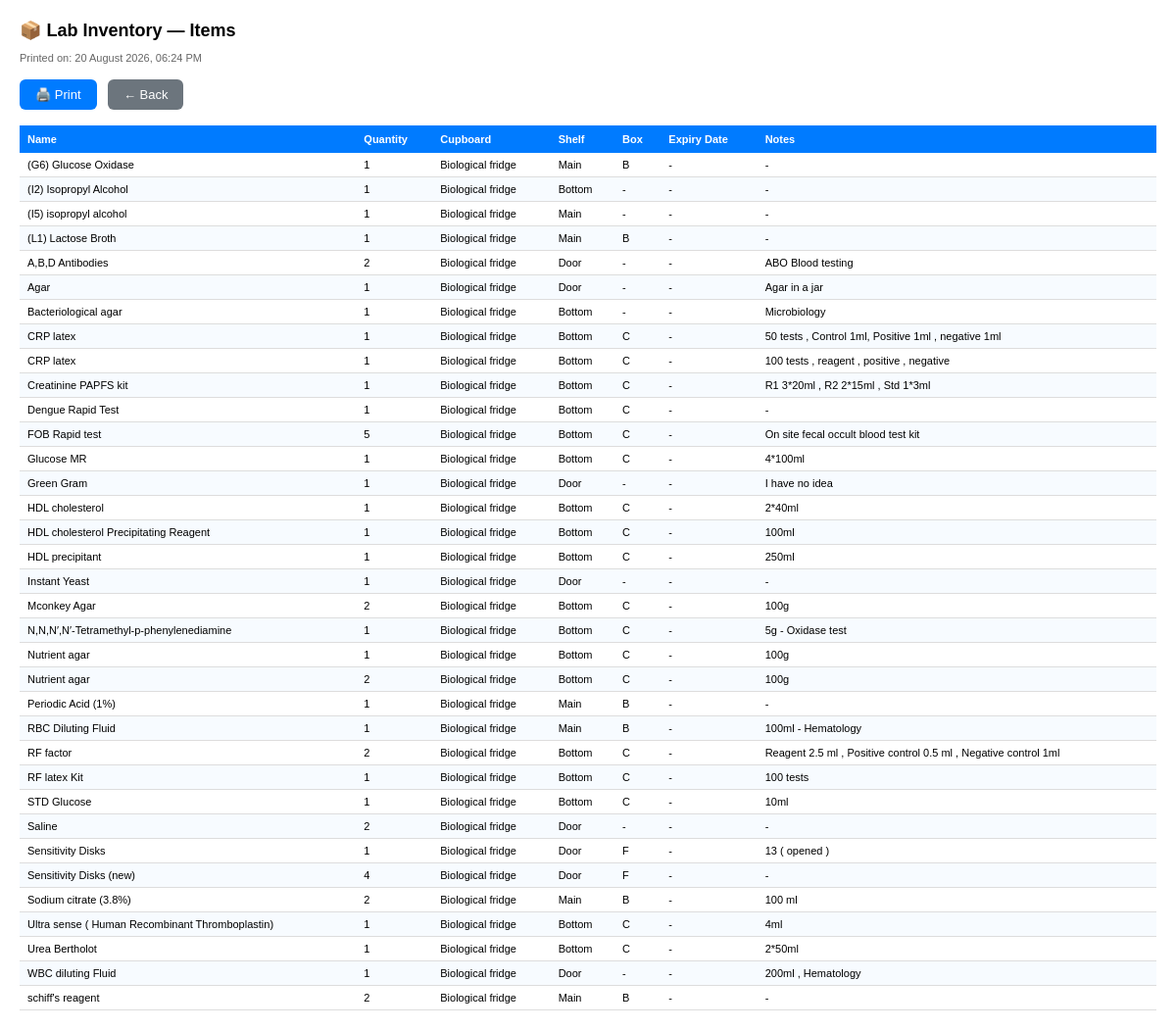
The app's page /print/items?q=&cupboard=Biological+fridge (signed in) with its own data.
### app.py (models this page shows, shortened)
class Item(db.Model):
    id = db.Column(db.Integer, primary_key=True)
    name = db.Column(db.String(100), nullable=False)
    quantity = db.Column(db.Integer, nullable=False)
    cupboard = db.Column(db.String(50), nullable=False)
    shelf = db.Column(db.String(50))
    box = db.Column(db.String(50))
    expiry_date = db.Column(db.String(20))
    notes = db.Column(db.String(200))

### app.py (the view, shortened to what this page needs)
@app.route('/print/items')
@login_required
def print_items():
    if not current_user.is_staff():
        return redirect(url_for('home'))
    search_term = request.args.get('q', '').strip()
    cupboard_filter = request.args.get('cupboard', '').strip()
    query = Item.query
    if cupboard_filter:
        query = query.filter(Item.cupboard == cupboard_filter)
    items = query.order_by(Item.cupboard.asc(), Item.name.asc()).all()
    now = datetime.now().strftime('%d %B %Y, %I:%M %p')
    return render_template('print_items.html', items=items, now=now,
                           search=search_term, cupboard=cupboard_filter)

### app.py (called while the page is built)
@login_manager.user_loader
def load_user(user_id):
    return User.query.get(int(user_id))

@app.context_processor
def inject_counts():
    try:
        item_count = Item.query.count()
        chem_count = Chemical.query.count()
    except:
        item_count = 0
        chem_count = 0
    return dict(item_count=item_count, chem_count=chem_count)

    def is_staff(self):
        return self.role in ['admin', 'staff']

### templates/print_items.html (shortened to what this page needs)
<!DOCTYPE html>
<html>
<head>
</head>
<body>
    <h1>📦 Lab Inventory — Items</h1>
    <p>Printed on: {{ now }}</p>
    <button class="print-btn" onclick="window.print()">🖨️ Print</button>
    <a class="back-btn" href="{{ url_for('index') }}">← Back</a>
    <table>
        <thead>
            <tr>
                <th>Name</th>
                <th>Quantity</th>
                <th>Cupboard</th>
                <th>Shelf</th>
                <th>Box</th>
                <th>Expiry Date</th>
                <th>Notes</th>
            </tr>
        </thead>
        <tbody>
            {% for item in items %}
            <tr>
                <td>{{ item.name }}</td>
                <td>{{ item.quantity }}</td>
                <td>{{ item.cupboard }}</td>
                <td>{{ item.shelf or '-' }}</td>
                <td>{{ item.box or '-' }}</td>
                <td>{{ item.expiry_date or '-' }}</td>
                <td>{{ item.notes or '-' }}</td>
            </tr>
            {% endfor %}
        </tbody>
    </table>
</body>
</html>

### templates/print_items.html (style rules this page uses)
body { font-family: Arial, sans-serif; font-size: 12px; margin: 20px; }
h1 { font-size: 18px; margin-bottom: 4px; }
p { color: #666; margin-bottom: 16px; font-size: 11px; }
table { width: 100%; border-collapse: collapse; }
th { background: #007bff; color: white; padding: 8px; text-align: left; font-size: 11px; }
td { padding: 6px 8px; border-bottom: 1px solid #ddd; font-size: 11px; }
tr:nth-child(even) { background: #f7fbff; }
.print-btn { background: #007bff; color: white; border: none; padding: 8px 16px; border-radius: 6px; cursor: pointer; font-size: 13px; margin-bottom: 16px; margin-right: 8px; }
.back-btn { background: #6c757d; color: white; border: none; padding: 8px 16px; border-radius: 6px; cursor: pointer; font-size: 13px; margin-bottom: 16px; text-decoration: none; display: inline-block; }

### records on screen
Item: name "(G6) Glucose Oxidase", quantity "1", cupboard "Biological fridge", shelf "Main", box "B", expiry_date "-", notes "-"
Item: name "(I2) Isopropyl Alcohol", quantity "1", cupboard "Biological fridge", shelf "Bottom", box "-", expiry_date "-", notes "-"
Item: name "(I5) isopropyl alcohol", quantity "1", cupboard "Biological fridge", shelf "Main", box "-", expiry_date "-", notes "-"
Item: name "(L1) Lactose Broth", quantity "1", cupboard "Biological fridge", shelf "Main", box "B", expiry_date "-", notes "-"
Item: name "A,B,D Antibodies", quantity "2", cupboard "Biological fridge", shelf "Door", box "-", expiry_date "-", notes "ABO Blood testing"
Item: name "Agar", quantity "1", cupboard "Biological fridge", shelf "Door", box "-", expiry_date "-", notes "Agar in a jar"
Item: name "Bacteriological agar", quantity "1", cupboard "Biological fridge", shelf "Bottom", box "-", expiry_date "-", notes "Microbiology"
Item: name "CRP latex", quantity "1", cupboard "Biological fridge", shelf "Bottom", box "C", expiry_date "-", notes "50 tests , Control 1ml, Positive 1ml , negative 1ml"
Item: name "CRP latex", quantity "1", cupboard "Biological fridge", shelf "Bottom", box "C", expiry_date "-", notes "100 tests , reagent , positive , negative"
Item: name "Creatinine PAPFS kit", quantity "1", cupboard "Biological fridge", shelf "Bottom", box "C", expiry_date "-", notes "R1 3*20ml , R2 2*15ml , Std 1*3ml"
Item: name "Dengue Rapid Test", quantity "1", cupboard "Biological fridge", shelf "Bottom", box "C", expiry_date "-", notes "-"
Item: name "FOB Rapid test", quantity "5", cupboard "Biological fridge", shelf "Bottom", box "C", expiry_date "-", notes "On site fecal occult blood test kit"
Item: name "Glucose MR", quantity "1", cupboard "Biological fridge", shelf "Bottom", box "C", expiry_date "-", notes "4*100ml"
Item: name "Green Gram", quantity "1", cupboard "Biological fridge", shelf "Door", box "-", expiry_date "-", notes "I have no idea"
Item: name "HDL cholesterol", quantity "1", cupboard "Biological fridge", shelf "Bottom", box "C", expiry_date "-", notes "2*40ml"
Item: name "HDL cholesterol Precipitating Reagent", quantity "1", cupboard "Biological fridge", shelf "Bottom", box "C", expiry_date "-", notes "100ml"
Item: name "HDL precipitant", quantity "1", cupboard "Biological fridge", shelf "Bottom", box "C", expiry_date "-", notes "250ml"
Item: name "Instant Yeast", quantity "1", cupboard "Biological fridge", shelf "Door", box "-", expiry_date "-", notes "-"
Item: name "Mconkey Agar", quantity "2", cupboard "Biological fridge", shelf "Bottom", box "C", expiry_date "-", notes "100g"
Item: name "N,N,N′,N′-Tetramethyl-p-phenylenediamine", quantity "1", cupboard "Biological fridge", shelf "Bottom", box "C", expiry_date "-", notes "5g - Oxidase test"
Item: name "Nutrient agar", quantity "1", cupboard "Biological fridge", shelf "Bottom", box "C", expiry_date "-", notes "100g"
Item: name "Nutrient agar", quantity "2", cupboard "Biological fridge", shelf "Bottom", box "C", expiry_date "-", notes "100g"
Item: name "Periodic Acid (1%)", quantity "1", cupboard "Biological fridge", shelf "Main", box "B", expiry_date "-", notes "-"
Item: name "RBC Diluting Fluid", quantity "1", cupboard "Biological fridge", shelf "Main", box "B", expiry_date "-", notes "100ml - Hematology"
Item: name "RF factor", quantity "2", cupboard "Biological fridge", shelf "Bottom", box "C", expiry_date "-", notes "Reagent 2.5 ml , Positive control 0.5 ml , Negative control 1ml"
Item: name "RF latex Kit", quantity "1", cupboard "Biological fridge", shelf "Bottom", box "C", expiry_date "-", notes "100 tests"
Item: name "STD Glucose", quantity "1", cupboard "Biological fridge", shelf "Bottom", box "C", expiry_date "-", notes "10ml"
Item: name "Saline", quantity "2", cupboard "Biological fridge", shelf "Door", box "-", expiry_date "-", notes "-"
Item: name "Sensitivity Disks", quantity "1", cupboard "Biological fridge", shelf "Door", box "F", expiry_date "-", notes "13 ( opened )"
Item: name "Sensitivity Disks (new)", quantity "4", cupboard "Biological fridge", shelf "Door", box "F", expiry_date "-", notes "-"
Item: name "Sodium citrate (3.8%)", quantity "2", cupboard "Biological fridge", shelf "Main", box "B", expiry_date "-", notes "100 ml"
Item: name "Ultra sense ( Human Recombinant Thromboplastin)", quantity "1", cupboard "Biological fridge", shelf "Bottom", box "C", expiry_date "-", notes "4ml"
Item: name "Urea Bertholot", quantity "1", cupboard "Biological fridge", shelf "Bottom", box "C", expiry_date "-", notes "2*50ml"
Item: name "WBC diluting Fluid", quantity "1", cupboard "Biological fridge", shelf "Door", box "-", expiry_date "-", notes "200ml , Hematology"
Item: name "schiff's reagent", quantity "2", cupboard "Biological fridge", shelf "Main", box "B", expiry_date "-", notes "-"
